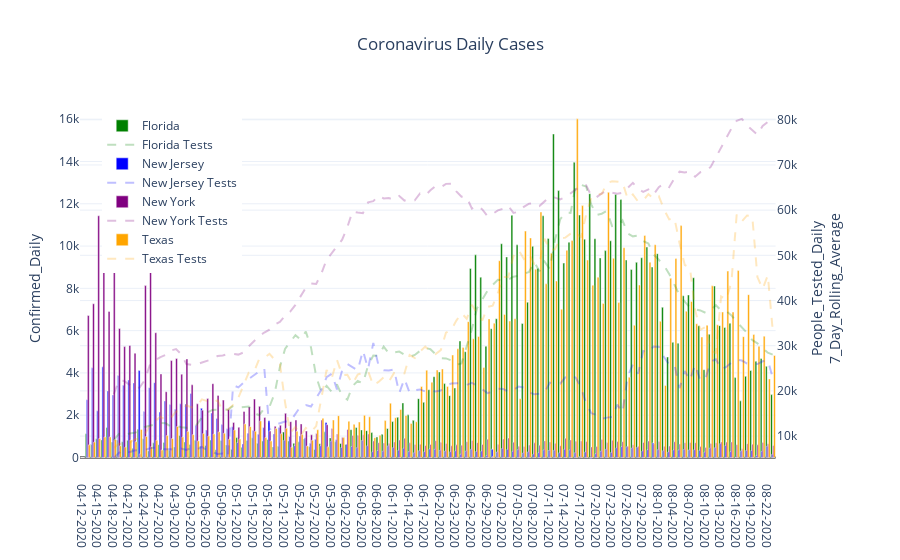

Notebook source saved alongside this figure:
### Code cell
countries_list = sorted(list(country_df['Country_Region'].unique()))

#colors_list = ["gold", "blue", "green", "yellow", "black", "grey", "darkgreen", "pink", "brown", "slateblue", "grey1", "orange"]
#colors_list = ["grey", "grey", "grey", "grey", "grey", "grey", "grey", "grey", "grey", "grey", "blue", "blue"]
#colors_dict = dict(zip(countries_list,colors_list))
colors_dict = {'US Only NY':'purple',
              'US Only NJ':'blue',
              'US Only FL':'green',
              'US Only TX':'orange'}

rename_dict = {'US Only NY':'New York',
              'US Only NJ':'New Jersey',
              'US Only FL':'Florida',
              'US Only TX':'Texas'}


fig = make_subplots(specs=[[{'secondary_y':True}]])

for mycountry in countries_list:
    fig.add_trace(go.Bar(x=country_df[country_df['Country_Region']==mycountry]['Date'],
                               y=country_df[country_df['Country_Region']==mycountry]['Confirmed_Daily'],
                               name = rename_dict[mycountry],
                               marker = {'color':colors_dict[mycountry]},
                               width = 0.35
                          ),
                  secondary_y = False
                )
    fig.add_trace(go.Scatter(x=country_df[country_df['Country_Region']==mycountry]['Date'],
                               y=country_df[country_df['Country_Region']==mycountry]['People_Tested_Daily_7_Day_Rolling_Average'],
                               name = rename_dict[mycountry] + ' Tests',
                               line = {'color':colors_dict[mycountry],
                                       'dash':'dash'},
                               opacity = 0.25
                          ),
                  secondary_y = True
                )


fig.update_layout(
                showlegend = True,
                legend= dict(x=0.03,y=0.97),
                title='Coronavirus Daily Cases',
                title_x= 0.5,
                yaxis={'title':'Confirmed_Daily',
                       'zeroline':True,'zerolinecolor':'#000000','zerolinewidth':2.0},
                template='plotly_white')
fig.update_yaxes(title_text='People_Tested_Daily<br>7_Day_Rolling_Average',secondary_y=True)


fig.show()

### Figure 1 — Plotly figure (JSON) as saved in the notebook; plotly's stock layout.template omitted (floating-point values rounded to 4 significant figures; data arrays with more than 128 entries replaced by an {"elided": "..."} marker saying what was removed)
{"data": [{"marker": {"color": "green"}, "name": "Florida", "type": "bar", "width": 0.35, "x": {"elided": "134 str values"}, "xaxis": "x", "y": {"elided": "134 int values"}, "yaxis": "y"}, {"line": {"color": "green", "dash": "dash"}, "name": "Florida Tests", "opacity": 0.25, "type": "scatter", "x": {"elided": "134 str values"}, "xaxis": "x", "y": {"elided": "134 float values"}, "yaxis": "y2"}, {"marker": {"color": "blue"}, "name": "New Jersey", "type": "bar", "width": 0.35, "x": {"elided": "134 str values"}, "xaxis": "x", "y": {"elided": "134 int values"}, "yaxis": "y"}, {"line": {"color": "blue", "dash": "dash"}, "name": "New Jersey Tests", "opacity": 0.25, "type": "scatter", "x": {"elided": "134 str values"}, "xaxis": "x", "y": {"elided": "134 float values"}, "yaxis": "y2"}, {"marker": {"color": "purple"}, "name": "New York", "type": "bar", "width": 0.35, "x": {"elided": "134 str values"}, "xaxis": "x", "y": {"elided": "134 int values"}, "yaxis": "y"}, {"line": {"color": "purple", "dash": "dash"}, "name": "New York Tests", "opacity": 0.25, "type": "scatter", "x": {"elided": "134 str values"}, "xaxis": "x", "y": {"elided": "134 float values"}, "yaxis": "y2"}, {"marker": {"color": "orange"}, "name": "Texas", "type": "bar", "width": 0.35, "x": {"elided": "134 str values"}, "xaxis": "x", "y": {"elided": "134 int values"}, "yaxis": "y"}, {"line": {"color": "orange", "dash": "dash"}, "name": "Texas Tests", "opacity": 0.25, "type": "scatter", "x": {"elided": "134 str values"}, "xaxis": "x", "y": {"elided": "134 float values"}, "yaxis": "y2"}], "layout": {"legend": {"x": 0.03, "y": 0.97}, "showlegend": true, "title": {"text": "Coronavirus Daily Cases", "x": 0.5}, "xaxis": {"anchor": "y", "domain": [0, 0.94]}, "yaxis": {"anchor": "x", "domain": [0, 1], "title": {"text": "Confirmed_Daily"}, "zeroline": true, "zerolinecolor": "#000000", "zerolinewidth": 2}, "yaxis2": {"anchor": "x", "overlaying": "y", "side": "right", "title": {"text": "People_Tested_Daily<br>7_Day_Rolling_Average"}}}}
